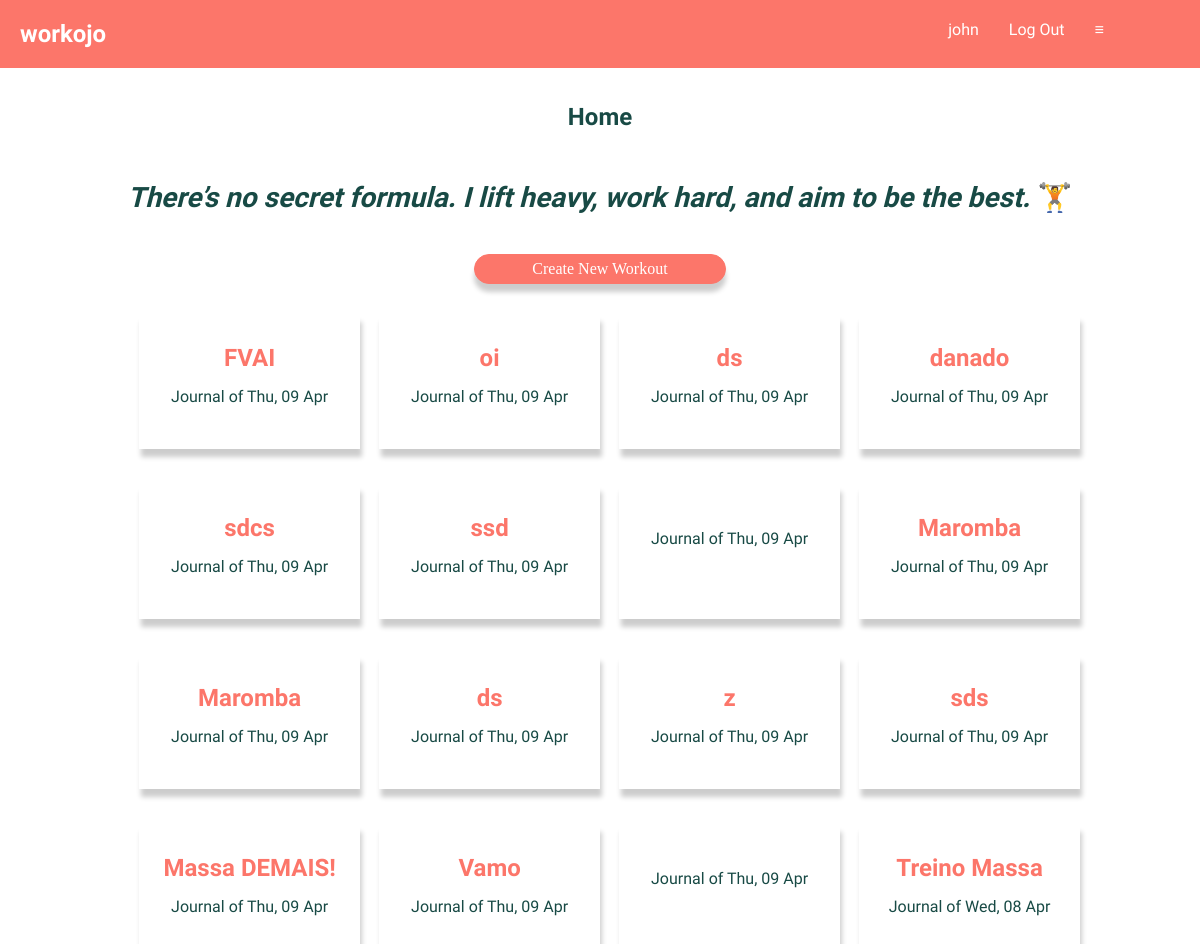
The app's page /index (signed in) with its own data.
### tables this page shows
CREATE TABLE user (
  id INTEGER PRIMARY KEY AUTOINCREMENT,
  username TEXT UNIQUE NOT NULL,
  password TEXT NOT NULL
);

CREATE TABLE workout (
  id INTEGER PRIMARY KEY AUTOINCREMENT,
  creator_id INTEGER NOT NULL,
  created TIMESTAMP NOT NULL DEFAULT CURRENT_TIMESTAMP,
  tag TEXT NOT NULL,
  FOREIGN KEY (creator_id) REFERENCES user (id)  
);

### workojo/log.py (the view)
@bp.route('/')
@bp.route('/index')
def index():
    quote = choice(quote_list)
    emoji = choice(emoji_list)
    db = get_db()
    user_id = session.get('user_id')
    cursor = db.cursor()
    cursor.execute('SELECT * FROM workout WHERE creator_id=?', (user_id,))
    results = cursor.fetchall()
    count = len(results)
    per_page = 10 # define how many results you want per page
    page = request.args.get('page', 1, type=int)
    pages = count // per_page # this is the number of pages
    offset = (page-1)*per_page # offset for SQL query
    limit = 20 if page == pages else per_page # limit for SQL query
    prev_url = url_for('log.paginated_index', page=page-1) if page > 1 else None
    next_url = url_for('log.paginated_index', page=page+1) if page < pages else None
    workouts = db.execute(
        'SELECT w.id, created, tag, creator_id'
        ' FROM workout w JOIN user u ON w.creator_id=u.id'
        ' WHERE creator_id= ?'
        ' ORDER BY created DESC'
        ' LIMIT ? OFFSET ?',(user_id, limit, offset)
    ).fetchall()
    return render_template('log/index.html', workouts=workouts, user_id=user_id, quote=quote, emoji=emoji,
    prev_url=prev_url, next_url=next_url)

### workojo/auth.py (called while the page is built)
@bp.before_app_request
def load_logged_in_user():
    user_id = session.get('user_id')
    if user_id is None:
        g.user = None
    else:
        g.user = get_db().execute(
            'SELECT * FROM user WHERE id = ?', (user_id, )
        ).fetchone()

### workojo/db.py (called while the page is built)
def get_db():
    if 'db' not in g:
        g.db = sqlite3.connect(
            current_app.config['DATABASE'],
            detect_types=sqlite3.PARSE_DECLTYPES
        )
        g.db.row_factory = sqlite3.Row
    return g.db

### workojo/templates/log/index.html (shortened to what this page needs)
{% extends 'base.html' %}
{% block header %}
  <h1 class="header-center">{% block title %}Home{% endblock %}</h1>
{% endblock %}
{% block content %}
  <header>
    <h4 class="header-center"><i>{{ quote }}</i> {{ emoji }}</h4>
  </header>
  {% if not g.user %}
  <p class="body">
    This is a gym logger webapp. You must register/login to add and view your workouts. Please check our
    links on navigation bar.
  </p>
  {% else %}
  <a class="button-link" href="{{ url_for('log.create_workout') }}">Create New Workout</a>
  <div class="exercise-wrapper">
  {% for workout in workouts %}
    <div class="exercise">
      <header>
        <div class="exercise-card">
          <a href="{{url_for('log.workout', id=workout['id'])}}" ><h2 class="exercise-header">{{ workout['tag'] }}</h2></a>
          <p class="workout-date">Journal of {{ workout['created'].strftime('%a, %d %b') }}</p>
        </div>
      </header>
      <br>
    </div>
  {% endfor %}
  </div>
  {% endif %}
{% endblock %}

### workojo/templates/base.html (shortened to what this page needs)
<!doctype html>
<link rel="stylesheet" media='screen and (min-width: 450px)' href="{{ url_for('static', filename='style.css') }}">
<link rel="stylesheet" media='screen and (min-width: 140px) and (max-width: 440px)' href="{{ url_for('static', filename='phone.css') }}"/>
<body>
<nav>
  <h1>workojo</h1>
  <ul>
    {% if g.user %}
      <li><span>{{ g.user['username'] }}</span>
      <li><a href="{{ url_for('auth.logout') }}">Log Out</a>
      <li id="triple-bar">&#8801</li>
    {% else %}
      <li><a href="{{ url_for('auth.register') }}">Register</a>
      <li><a href="{{ url_for('auth.login') }}">Log In</a>
      <li id="triple-bar">&#8801</li>
    {% endif %}
  </ul>
</nav>
<section class="content">
  <header>
    {% block header %}{% endblock %}
  </header>
  {% block content %}{% endblock %}
</section>
</body>

### workojo/static/style.css (style rules this page uses)
* { margin: 0; padding: 0; }
h4 { font-size: 28px; }
nav { font-family: 'Gotu', sans-serif; display: flex; padding: 20px; background-color: #fc766aff; color: white; }
ul { margin-left: 70%; }
li { display: inline-block; margin-left: 30px; }
a { text-decoration: none; color: inherit; }
section { width: 80%; margin: 0 auto; padding: 10px; background-color: white; color: #4c555f; }
header { font-family: 'Gotu', sans-serif; padding: 25px 0px; color: #184a45ff; }
.header-center { text-align: center; }
.exercise { box-shadow: 2px 8px 5px 0px rgba(0,0,0,0.2); margin-bottom: 35px; width: 23%; margin-left: 2%; }
.exercise-wrapper { display: flex; flex-wrap: wrap; }
.exercise-header { text-align: center; color: #fc766aff; text-decoration: none; padding: 5px 10px; }
.workout-date { padding-top: 10px; text-align: center; }
.button-link { display: block; text-align: center; padding: 5px; margin: 15px auto 30px auto; box-shadow: 0px 8px 5px 0px rgba(0,0,0,0.2); color: white; background-color: #fc766aff; border: 1px solid #fc766aff; border-radius: 20px; width: 25%; }

### workojo/static/phone.css (style rules this page uses)
* { margin: 0; padding: 0; -webkit-padding-start: 0; }
h4 { margin: 15px 0px 10px 0px; }
nav { font-family: 'Gotu', sans-serif; display: flex; background-color: #fc766aff; color: white; padding: 10px; }
ul { font-size: 0; padding: 0; }
li { display: inline-block; font-size: 16px; margin: -15px; margin-left: 10px; padding-left: 20px; }
a { text-decoration: none; color: inherit; }
section { margin: 0px 5px 5px 5px; padding: 10px; background-color: white; color: #4c555f; }
header { font-family: 'Gotu', sans-serif; padding: 10px; text-align: center; color: #184a45ff; }
.workout-date { font-family: 'Raleway', sans-serif; padding: 10px 0px 0px 0px; text-align: left; color: lightslategray; }
.exercise { box-shadow: 0px 8px 5px 0px rgba(0,0,0,0.2); margin-bottom: 10px; }
.exercise-header { font-family: 'Gotu', sans-serif; color: #fc766aff; text-align: left; }
.button-link { display: block; text-align: center; padding: 5px; margin: 15px 0px 30px 0px; box-shadow: 0px 8px 5px 0px rgba(0,0,0,0.2); color: white; background-color: #fc766aff; border: 1px solid #fc766aff; border-radius: 20px; }
#triple-bar { position: relative; cursor: pointer; font-size: 25px; padding: 10px; padding-left: 20px; }

### records on screen
user: user.username "john"
workout: tag "FVAI", created "Thu, 09 Apr"
workout: tag "oi", created "Thu, 09 Apr"
workout: tag "ds", created "Thu, 09 Apr"
workout: tag "danado", created "Thu, 09 Apr"
workout: tag "sdcs", created "Thu, 09 Apr"
workout: tag "ssd", created "Thu, 09 Apr"
workout: created "Thu, 09 Apr"
workout: tag "Maromba", created "Thu, 09 Apr"
workout: tag "Maromba", created "Thu, 09 Apr"
workout: tag "ds", created "Thu, 09 Apr"
workout: tag "z", created "Thu, 09 Apr"
workout: tag "sds", created "Thu, 09 Apr"
workout: tag "Massa DEMAIS!", created "Thu, 09 Apr"
workout: tag "Vamo", created "Thu, 09 Apr"
workout: created "Thu, 09 Apr"
workout: tag "Treino Massa", created "Wed, 08 Apr"

### other values on screen
{{ quote }} "There’s no secret formula. I lift heavy, work hard, and aim to be the best."
{{ emoji }} "🏋️"
